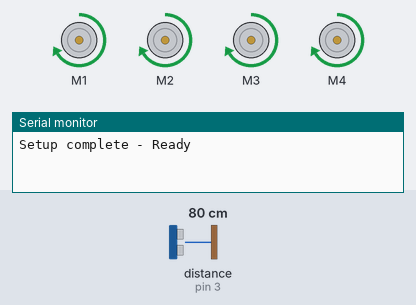
This sketch was run on a simulated Arduino Uno, built with avr-gcc and run on an emulated ATmega328P. On the bench: 4 × DC motor (green arrow = forward, orange = backward, longer = faster), the last lines printed to the serial monitor. Wiring (inferred from the names in the program): ultrasonic range finder: trigger pin 2; echo pin 3. Inputs (shaded band) come from the test bench; at power-on: distance to the obstacle (sensor on pin 3) 80 cm. The echo pulse lasts 58.3 µs per cm.

Above: at 1.7 s.
1.8 s: distance to the obstacle (sensor on pin 3) set to 36 cm
3.3 s: distance to the obstacle (sensor on pin 3) set to 28 cm
At 4.7 s:
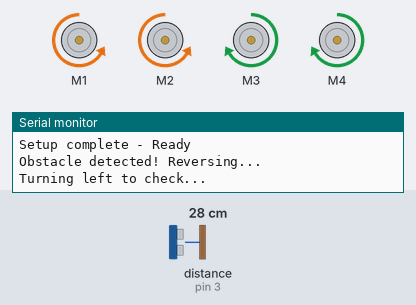
At 5.9 s:
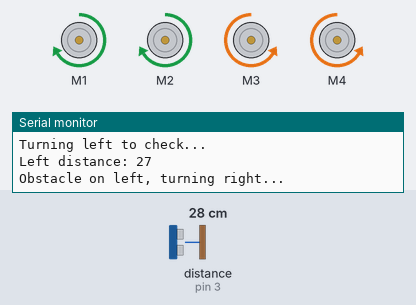
Timing chart, 0 to 15.3 s (numbered marks = the images above; inputs shaded):
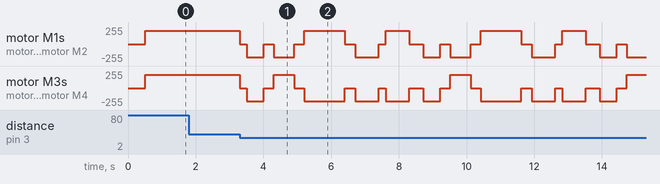

Measured:
- the behaviour switches between 32 and 31 cm on distance to the obstacle (sensor on pin 3) (found by bisection; images 0 and 1)
- after the input at 1.8 s, every drawn part: stays the same
- after the input at 3.3 s, motor M1, motor M2: forward 200/255 → stopped at once, then repeats every 5.2 s: backward 200/255 0.50 s, stopped 0.30 s, backward 200/255 0.60 s, stopped 0.30 s, forward 200/255 1.2 s, stopped 0.30 s, backward 200/255 0.70 s, stopped 0.20 s, forward 200/255 0.70 s, stopped 0.40 s

The sketch:

arduino_car.ino
```cpp
/*
 * Zarif's Robotic Car - Arduino Code
 * Adafruit Motor Shield v1 with Obstacle Avoidance
 *
 * Hardware:
 * - Adafruit Motor Shield v1 (uses AFMotor library)
 * - Motors: M1 (Front Left), M2 (Rear Left), M3 (Front Right), M4 (Rear Right)
 *
 * Shield uses pins: 4, 7, 8, 11, 12 (shift register)
 * Shield uses: A0, A1, A2, A3 (motor PWM - don't use for sensors!)
 *
 * Ultrasonic Sensor:
 * - TRIG -> Pin 2
 * - ECHO -> Pin 3
 *
 * ESP8266 WiFi Module:
 * - ESP8266 TX -> Arduino RX (Pin 0)
 * - ESP8266 RX -> Arduino TX (Pin 1)
 * - ESP8266 GND -> Arduino GND
 * - ESP8266 VIN -> Arduino 5V
 *
 * Commands via Serial (from ESP8266):
 * - FORWARD, BACKWARD, LEFT, RIGHT, STOP
 * - MODE:AUTO, MODE:MANUAL
 */

#include <AFMotor.h>

// Create motor objects (connected to M1, M2, M3, M4 on shield)
// M1 = Front Left, M2 = Rear Left, M3 = Front Right, M4 = Rear Right
AF_DCMotor motorFrontLeft(1);   // M1
AF_DCMotor motorRearLeft(2);    // M2
AF_DCMotor motorFrontRight(3);  // M3
AF_DCMotor motorRearRight(4);   // M4

// Motor speed (0-255)
#define MOTOR_SPEED 200  // Adjust this value (150-255)

// Ultrasonic sensor pins
#define TRIG_PIN 2
#define ECHO_PIN 3

// Distance threshold (in cm)
#define OBSTACLE_DISTANCE 30

// Control mode
bool manualMode = false;
String currentCommand = "STOP";
unsigned long lastCommandTime = 0;
const unsigned long COMMAND_TIMEOUT = 200; // 200ms timeout for continuous commands

void setup() {
  // Initialize serial communication with ESP8266
  Serial.begin(9600);

  // Set motor speeds - ALL 4 motors
  motorFrontLeft.setSpeed(MOTOR_SPEED);
  motorRearLeft.setSpeed(MOTOR_SPEED);
  motorFrontRight.setSpeed(MOTOR_SPEED);
  motorRearRight.setSpeed(MOTOR_SPEED);

  // Initialize ultrasonic sensor pins
  pinMode(TRIG_PIN, OUTPUT);
  pinMode(ECHO_PIN, INPUT);

  // Stop motors first
  stopMotors();
  delay(500);

  Serial.println("Setup complete - Ready");
}

void loop() {
  // Check for commands from ESP8266
  if (Serial.available() > 0) {
    String command = Serial.readStringUntil('\n');
    command.trim();
    processCommand(command);
  }

  // Auto mode: obstacle avoidance
  if (!manualMode) {
    autoMode();
  }
}

void processCommand(String command) {
  Serial.print("Received: ");
  Serial.print(command);
  Serial.print(" | Mode: ");
  Serial.println(manualMode ? "MANUAL" : "AUTO");

  if (command == "MODE:AUTO") {
    manualMode = false;
    currentCommand = "STOP";
    Serial.println("ACK:AUTO");
  }
  else if (command == "MODE:MANUAL") {
    manualMode = true;
    stopMotors();
    Serial.println("ACK:MANUAL");
  }
  else if (manualMode) {
    // Manual control commands
    if (command == "FORWARD") {
      moveForward();
      currentCommand = "FORWARD";
      lastCommandTime = millis();
    }
    else if (command == "BACKWARD") {
      moveBackward();
      currentCommand = "BACKWARD";
      lastCommandTime = millis();
    }
    else if (command == "LEFT") {
      turnLeft();
      currentCommand = "LEFT";
      lastCommandTime = millis();
    }
    else if (command == "RIGHT") {
      turnRight();
      currentCommand = "RIGHT";
      lastCommandTime = millis();
    }
    else if (command == "STOP") {
      stopMotors();
      currentCommand = "STOP";
    }
  } else {
    Serial.println("Ignored - not in manual mode");
  }
}

void autoMode() {
  long distance = getDistance();

  if (distance > OBSTACLE_DISTANCE) {
    // Path is clear, move forward
    moveForward();
  } else {
    // Obstacle detected, STOP and GO BACKWARD FIRST
    stopMotors();
    delay(200);

    Serial.println("Obstacle detected! Reversing...");
    moveBackward();
    delay(500); // Reverse a bit
    stopMotors();
    delay(300);

    // Turn left and check
    Serial.println("Turning left to check...");
    turnLeft();
    delay(600);
    stopMotors();
    delay(300);

    long leftDistance = getDistance();
    Serial.print("Left distance: ");
    Serial.println(leftDistance);

    if (leftDistance > OBSTACLE_DISTANCE) {
      // Path is clear on left, continue
      Serial.println("Left path clear");
    } else {
      // Obstacle on left, turn right to check
      Serial.println("Obstacle on left, turning right...");
      turnRight();
      delay(1200); // Turn right (back to center + more)
      stopMotors();
      delay(300);

      long rightDistance = getDistance();
      Serial.print("Right distance: ");
      Serial.println(rightDistance);

      if (rightDistance <= OBSTACLE_DISTANCE) {
        // Both sides blocked, reverse more
        Serial.println("Both sides blocked, reversing more...");
        moveBackward();
        delay(700);
        stopMotors();
        delay(200);
        // Turn right to try different direction
        turnRight();
        delay(700);
      }
    }

    stopMotors();
    delay(200);
  }
}

long getDistance() {
  // Clear the trigger pin
  digitalWrite(TRIG_PIN, LOW);
  delayMicroseconds(2);

  // Send 10us pulse
  digitalWrite(TRIG_PIN, HIGH);
  delayMicroseconds(10);
  digitalWrite(TRIG_PIN, LOW);

  // Read echo pin
  long duration = pulseIn(ECHO_PIN, HIGH, 30000); // 30ms timeout

  // Calculate distance in cm
  long distance = duration * 0.034 / 2;

  // Return valid distance or max value
  if (distance == 0) {
    return 400; // Max range
  }
  return distance;
}

void moveForward() {
  motorRearLeft.run(FORWARD);      // M2 - Call FIRST
  delayMicroseconds(50);
  motorFrontLeft.run(FORWARD);
  delayMicroseconds(50);
  motorFrontRight.run(FORWARD);
  delayMicroseconds(50);
  motorRearRight.run(FORWARD);
}

void moveBackward() {
  motorRearLeft.run(BACKWARD);     // M2 - Call FIRST
  delayMicroseconds(50);
  motorFrontLeft.run(BACKWARD);
  delayMicroseconds(50);
  motorFrontRight.run(BACKWARD);
  delayMicroseconds(50);
  motorRearRight.run(BACKWARD);
}

void turnLeft() {
  motorRearLeft.run(BACKWARD);     // M2 - Call FIRST
  delayMicroseconds(50);
  motorFrontLeft.run(BACKWARD);
  delayMicroseconds(50);
  motorFrontRight.run(FORWARD);
  delayMicroseconds(50);
  motorRearRight.run(FORWARD);
}

void turnRight() {
  motorRearLeft.run(FORWARD);      // M2 - Call FIRST
  delayMicroseconds(50);
  motorFrontLeft.run(FORWARD);
  delayMicroseconds(50);
  motorFrontRight.run(BACKWARD);
  delayMicroseconds(50);
  motorRearRight.run(BACKWARD);
}

void stopMotors() {
  motorRearLeft.run(RELEASE);      // M2 - Call FIRST
  delayMicroseconds(50);
  motorFrontLeft.run(RELEASE);
  delayMicroseconds(50);
  motorFrontRight.run(RELEASE);
  delayMicroseconds(50);
  motorRearRight.run(RELEASE);
}
```
